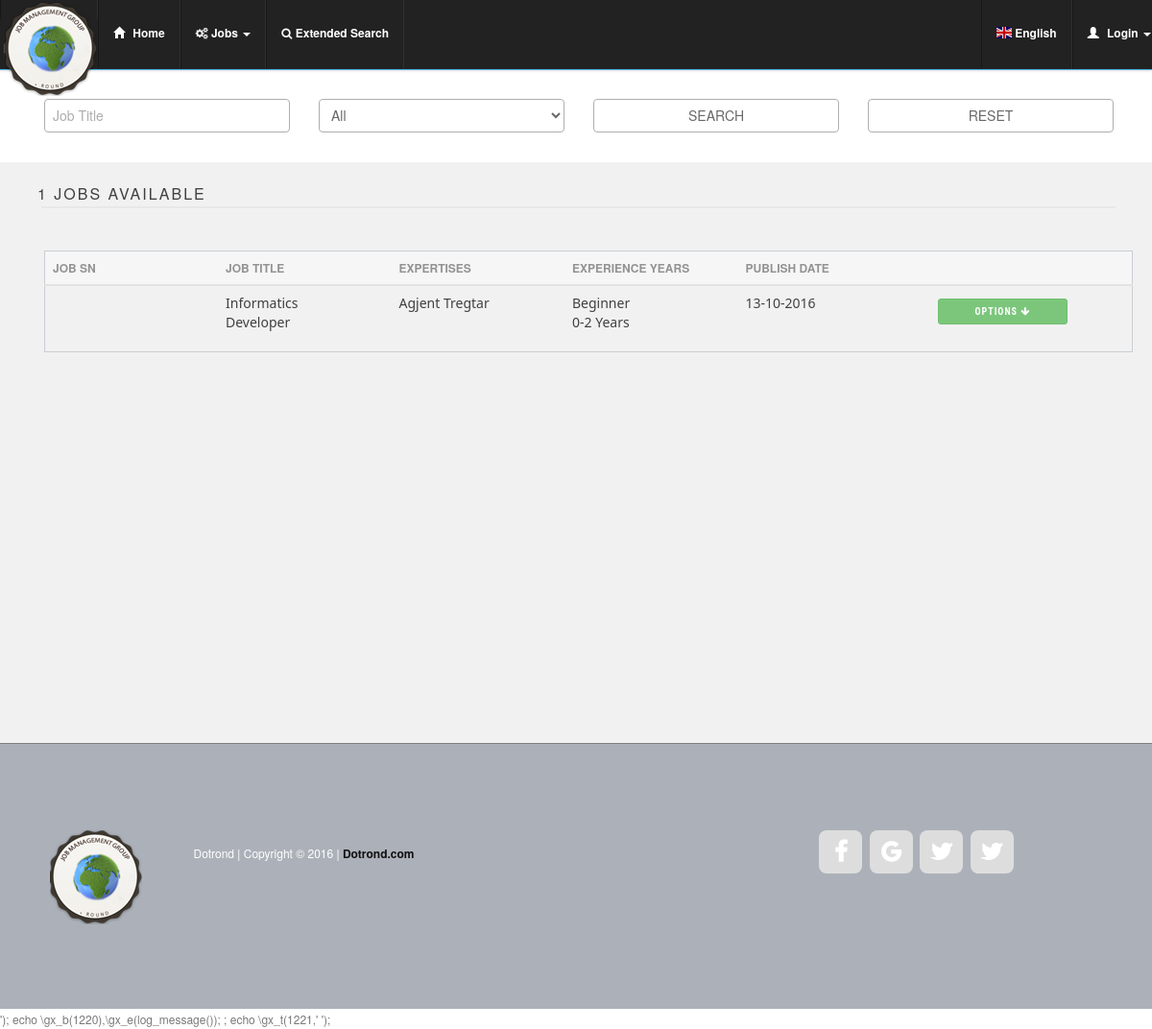
The page /lst_recent_jobs.php on the database its author committed.
### tables this page shows
CREATE TABLE IF NOT EXISTS `language_expressions` (
  `id_lang` int(11) NOT NULL AUTO_INCREMENT,
  `en_expressions` varchar(80) DEFAULT NULL,
  `de_expressions` varchar(80) DEFAULT NULL,
  `fr_expressions` varchar(80) DEFAULT NULL,
  `it_expressions` varchar(80) DEFAULT NULL,
  `rs_expressions` varchar(80) DEFAULT NULL,
  `al_expressions` varchar(80) DEFAULT NULL,
  PRIMARY KEY (`id_lang`),
  UNIQUE KEY `id_lang` (`id_lang`)
);

CREATE TABLE IF NOT EXISTS `languages` (
  `id_language` int(11) NOT NULL AUTO_INCREMENT,
  `lang_code` varchar(8) DEFAULT NULL,
  `img_code` varchar(20) DEFAULT NULL,
  `language` varchar(50) DEFAULT NULL,
  PRIMARY KEY (`id_language`),
  UNIQUE KEY `id_language` (`id_language`)
);

CREATE TABLE IF NOT EXISTS `job_offers` (
  `id_job` int(11) NOT NULL AUTO_INCREMENT,
  `job_sn` varchar(10) DEFAULT NULL,
  `job_type` int(11) DEFAULT NULL,
  `id_expertise` tinyint(8) DEFAULT NULL,
  `id_level_experience` tinyint(8) NOT NULL DEFAULT '0',
  `id_level_education` tinyint(8) DEFAULT NULL,
  `id_salary` int(11) DEFAULT NULL,
  `id_company` tinyint(8) DEFAULT NULL,
  `job_title` varchar(50) DEFAULT NULL,
  `job_description` varchar(500) DEFAULT NULL,
  `publish_date` timestamp NULL DEFAULT CURRENT_TIMESTAMP,
  `start_date` varchar(20) DEFAULT NULL,
  `closing_date` varchar(11) DEFAULT NULL,
  `active` tinyint(1) DEFAULT '1',
  PRIMARY KEY (`id_job`),
  UNIQUE KEY `id_job` (`id_job`),
  UNIQUE KEY `job_sn` (`job_sn`)
);

CREATE TABLE IF NOT EXISTS `category_expertises` (
  `id_cat_expertise` int(11) NOT NULL AUTO_INCREMENT,
  `en_expertise_category` varchar(80) DEFAULT NULL,
  `de_expertise_category` varchar(80) DEFAULT NULL,
  `fr_expertise_category` varchar(80) DEFAULT NULL,
  `it_expertise_category` varchar(80) DEFAULT NULL,
  `rs_expertise_category` varchar(80) DEFAULT NULL,
  `al_expertise_category` varchar(80) DEFAULT NULL,
  `active` tinyint(1) NOT NULL DEFAULT '1',
  PRIMARY KEY (`id_cat_expertise`)
);

CREATE TABLE IF NOT EXISTS `expertises` (
  `id_expertise` int(11) NOT NULL AUTO_INCREMENT,
  `id_category` int(11) DEFAULT NULL,
  `en_expertise_area` varchar(200) DEFAULT NULL,
  `de_expertise_area` varchar(200) DEFAULT NULL,
  `fr_expertise_area` varchar(200) DEFAULT NULL,
  `it_expertise_area` varchar(200) DEFAULT NULL,
  `rs_expertise_area` varchar(200) DEFAULT NULL,
  `al_expertise_area` varchar(200) DEFAULT NULL,
  `active` tinyint(1) NOT NULL DEFAULT '1',
  PRIMARY KEY (`id_expertise`),
  UNIQUE KEY `id_expertise` (`id_expertise`)
);

CREATE TABLE IF NOT EXISTS `levels_experience` (
  `id_level_experience` int(11) NOT NULL AUTO_INCREMENT,
  `en_level_experience` varchar(80) DEFAULT NULL,
  `de_level_experience` varchar(80) DEFAULT NULL,
  `fr_level_experience` varchar(80) DEFAULT NULL,
  `it_level_experience` varchar(80) DEFAULT NULL,
  `rs_level_experience` varchar(80) DEFAULT NULL,
  `al_level_experience` varchar(80) DEFAULT NULL,
  `years_experience` varchar(10) DEFAULT NULL,
  `active` tinyint(4) DEFAULT NULL,
  PRIMARY KEY (`id_level_experience`),
  UNIQUE KEY `id_level` (`id_level_experience`)
);

CREATE TABLE IF NOT EXISTS `social_fanpages` (
  `id_fanpage` int(11) NOT NULL AUTO_INCREMENT,
  `company_name` varchar(80) DEFAULT NULL,
  `img_icon` varchar(50) DEFAULT NULL,
  `http_direction` mediumtext,
  `active` tinyint(4) DEFAULT '1',
  PRIMARY KEY (`id_fanpage`),
  UNIQUE KEY `id_fanpage` (`id_fanpage`)
);

### lst_recent_jobs.php (the view, shortened to what the rows shown need)
<?php
$filename=basename(__FILE__, '.php');
require_once('admin/assets/include/functions.php');
require_once('admin/assets/include/variables.php');
include('admin/construct_pagination.php');
require_once('admin/assets/css_header_front.php');
?>
<body>
<?php echo include('top_menu.php');?>
<section id="headerbuttons">
      <div class="row">
        <form name="search" action="post_search_results.php" method="POST">
            <div class="col-md-3">
                <select id="id_category" name="id_category" class="form-control">
                    <option value=""><?php echo languages($_SESSION['jbms_front']['lang_code'],34); ?></option>
                </select>
            </div>
        </form>
  </div>
</section>
<section id="searchresults">
<div class="container">
  <div class="row">
  <table class="table table-inverse">
    <thead class="thead-inverse">
      <tr class="active">
        <th width="150px">
        <?php echo languages($_SESSION['jbms_front']['lang_code'],39);?>
        </th>
        <th width="150px">
        <?php echo languages($_SESSION['jbms_front']['lang_code'],10);?>
        </th>
        <th width="150px">
        <?php echo languages($_SESSION['jbms_front']['lang_code'],48);?>
        </th>
        <th width="150px">
        <?php echo languages($_SESSION['jbms_front']['lang_code'],43);?>
        </th>
        <th width="150px">
         <?php echo languages($_SESSION['jbms_front']['lang_code'],49);?>
        </th>
        <th width="150px">
        </th>
      </tr>
    </thead>
    <?php $jobs=$dbj->query('SELECT DISTINCT job_offers.id_job, job_offers.job_sn, job_offers.job_title,  job_offers.publish_date, companies.active, companies.company_name, companies.company_sn, levels_experience.id_level_experience, levels_experience.'.$_SESSION['jbms_front']['lang_code'].'_level_experience AS level_experience, levels_experience.years_experience, levels_education.id_level_education, levels_education.'.$_SESSION['jbms_front']['lang_code'].'_level_education AS level_education, job_type.'.$_SESSION['jbms_front']['lang_code'].'_description AS description, job_offers.job_description, job_offers.closing_date, salary_ranges.salary_range, expertises.'.$_SESSION['jbms_front']['lang_code'].'_expertise_area AS expertise_area, category_expertises.id_cat_expertise , category_expertises.'.$_SESSION['jbms_front']['lang_code'].'_expertise_category AS expertise_category FROM job_offers LEFT JOIN job_type ON job_offers.job_type=job_type.id_job_type LEFT JOIN companies ON job_offers.id_company=companies.id_company LEFT JOIN salary_ranges ON job_offers.id_salary=salary_ranges.id_salary LEFT JOIN users AS employer ON (companies.id_employer=employer.id_user) LEFT JOIN expertises ON job_offers.id_expertise=expertises.id_expertise LEFT JOIN category_expertises ON expertises.id_category=category_expertises.id_cat_expertise LEFT JOIN levels_experience ON job_offers.id_level_experience=levels_experience.id_level_experience LEFT JOIN levels_education ON job_offers.id_level_education=levels_education.id_level_education WHERE companies.active="1" '.$_SESSION[$filename]['search_query'].' ORDER BY job_offers.id_job DESC LIMIT '.$start.', '.$_SESSION['epp'].'');
    ?>
    <?php if($jobs->rowCount()>0){
    echo'<tbody>';
    while($row_jobs=$jobs->fetch(PDO::FETCH_ASSOC)){
    ?>
    <tr class="td-inverse">
      <td> <?php echo $row_jobs['job_sn'];?></td>
      <td><?php echo $row_jobs['expertise_category'];?><br /> <?php echo $row_jobs['expertise_area'];?></td>
      <td><?php echo $row_jobs['job_title'];?></td>
      <td><?php echo $row_jobs['level_experience'];?> <br/> <?php echo $row_jobs['years_experience'];?> <?php echo languages($_SESSION['jbms_front']['lang_code'],55);?></td>
      <td><?php echo date('d-m-Y',strtotime($row_jobs['publish_date']));?></td>
      <td>
        <div class="form-group col-md-2 text-center">
        <a class="dropdown-toggle btn btn-sm btn-success" data-toggle="dropdown" href="#"> <?php echo languages($_SESSION['jbms_front']['lang_code'],56);?><i class="fa fa-arrow-down fa-1x"></i></a>
        </div>
      </td>
    </tr>
    <?php } } ?>
  </table>
</div>
</div>
</section>
  <?php require_once('admin/footer.php');?>
<?php echo file_get_contents('admin/assets/js_bottom_front.php');?>
</body>
</html>

### top_menu.php (shortened to what the rows shown need)
   <header id="header">
        <nav id="main-nav" class="navbar navbar-default navbar-fixed-top" role="banner">
        <div class="container-custom-grid">
        <div class="collapse navbar-collapse" id="bs-example-navbar-collapse-1">
            <ul class="nav navbar-nav">
                <li class="<?php echo $_SESSION['menu_home'];?>"><a href="index.php?tabmenu=menuhome"><span class="glyphicon glyphicon-home"></span><?php echo languages($_SESSION['jbms_front']['lang_code'],4);?> </a></li>
                <li class="dropdown <?php echo $_SESSION['menu_jobs'];?>"><a href="#" class="dropdown-toggle" data-toggle="dropdown">
                    <i class="fa fa-gears fa-1x" aria-hidden="true"></i><?php echo languages($_SESSION['jbms_front']['lang_code'],5);?><b class="caret"></b></a>
                </li>
                <li class="<?php echo $_SESSION['menu_search'];?>"><a href="extended_search.php?tabmenu=menusearch"><i class="fa fa-search fa-1x" aria-hidden="true"></i><?php echo languages($_SESSION['jbms_front']['lang_code'],1);?></a></li>
                </ul>
             <?php if(!empty($_SESSION['jbms_front']['admin_level']) && $_SESSION['jbms_front']['admin_level']==3){?>
                <ul class="nav navbar-nav navbar-right">
                <?php $emails=$dbj->query('SELECT DISTINCT emails.id_to, emails.id_from, users.name, users.surname, emails.time_message, emails.object_title, emails.active_employee FROM emails LEFT JOIN users ON emails.id_from=users.id_user WHERE (emails.id_to="'.$_SESSION['jbms_front']['id_user'].'" OR emails.id_from="'.$_SESSION['jbms_front']['id_user'].'") AND ((emails.id_from !="'.$_SESSION['jbms_front']['id_user'].'") OR (emails.id_from=emails.id_to)) AND active_employee="1" GROUP BY emails.id_from ORDER BY emails.time_message DESC LIMIT 5'); ?>
                    <li class="dropdown"><a href="#" class="dropdown-toggle" data-toggle="dropdown">
                        <i class="fa fa-envelope-o fa-1x" aria-hidden="true"></i> Inbox <span class="label label-info"><?php echo $emails->rowCount();?></span>
                        <ul class="dropdown-menu messages12px">
                        <?php
                        if($emails->rowCount()>0){
                        while($row_emails=$emails->fetch(PDO::FETCH_ASSOC)){ ?>
                            <li><a href="view_messages.php?id_user=<?php echo $row_emails['id_from'];?>"><span class="label label-warning"><b><?php echo timetodate($row_emails['time_message']);?></b></span> <span class="label label-info messages12px"><b><b><?php echo $row_emails['name'].' '.$row_emails['surname'];?></b></b></span>
                            <span class="object_title"><?php echo substr($row_emails['object_title'],0,30); ?> ...</span></a></li>
                        <?php } ?>
                            <li class="divider-msg"></li>
                            <li><a href="lst_messages.php" class="text-center"><?php echo languages($_SESSION['jbms_front']['lang_code'],3);?> </a></li>
                            <?php }else{ ?>
                            <li><a  class="text-center"><?php echo languages($_SESSION['jbms_front']['lang_code'],31);?> </a></li>
                        <?php } ?>
                        </ul>
                    </li>
                    <li class="dropdown <?php echo $_SESSION['menu_profile'];?>"><a href="#" class="dropdown-toggle" data-toggle="dropdown"><span
                        class="glyphicon glyphicon-user"></span><?php echo $_SESSION['jbms_front']['name'].' '.$_SESSION['jbms_front']['surname'] ;?><?php echo verify_profile('menu');?><b class="caret"></b></a>
                        <ul class="dropdown-menu">
                            <li><a href="profile.php?tabmenu=profile"><span class="glyphicon glyphicon-user"></span><?php echo languages($_SESSION['jbms_front']['lang_code'],29);?> <?php echo verify_profile('menu');?></a></li>
                            <li><a href="account.php?tabmenu=profile"><span class="glyphicon glyphicon-cog"></span><?php echo languages($_SESSION['jbms_front']['lang_code'],30);?></a></li>
                            <li class="divider-msg"></li>
                            <li><a href="post_logout.php"><span class="glyphicon glyphicon-off"></span><?php echo languages($_SESSION['jbms_front']['lang_code'],32);?> </a></li>
                        </ul>
                    </li>
                </ul>
                <?php }else{ ?>
                           <ul class="nav navbar-nav navbar-right">
                               <li class="dropdown"><a href="#" class="dropdown-toggle" data-toggle="dropdown">
                               <span class="glyphicon glyphicon-user"></span><?php echo languages($_SESSION['jbms_front']['lang_code'],33);?><b class="caret"></b></a>
                             </li>
                           </ul>
                <?php } ?>
                         <ul class="nav navbar-nav navbar-right">
                          <li class="dropdown"><a href="#" class="dropdown-toggle" data-toggle="dropdown">
                          <?php $lang=$dbj->query('SELECT * FROM languages WHERE lang_code="'.$_SESSION['jbms_front']['lang_code'].'"');
                                $row_lang=$lang->fetch(PDO::FETCH_ASSOC);
                          ?>
                           <span class="flag-icon flag-icon-<?php echo $row_lang['lang_code'];?>"></span> <?php echo $row_lang['language'];?>
                                <?php $language=$dbj->query('SELECT * FROM languages WHERE lang_code="'.$_SESSION['jbms_front']['lang_code'].'"');
                                ?>
                                <?php $languages=$dbj->query('SELECT * FROM languages WHERE lang_code!="'.$_SESSION['jbms_front']['lang_code'].'"'); while($row_langs=$languages->fetch(PDO::FETCH_ASSOC)){ ?>
                                        <li><a href="process_lan.php?lang_code=<?php echo $row_langs['lang_code'];?>&id_language=<?php echo $row_langs['id_language'];?>">
                                            <span class="flag-icon <?php echo $row_langs['img_code'];?>"></span>
                                            <?php echo $row_langs['language'];?></a>
                                        </li>
                                <?php } ?>
                       </li>
                    </ul>
            </div>
        </div>
    </nav>
</header>

### admin/assets/include/functions.php (shortened to what the rows shown need)
<?php
include('connection.php');
function languages($lang=null, $id){
  global $dbj;
  $exp=$dbj->query('SELECT '.$lang.'_expressions AS word FROM language_expressions WHERE id_lang="'.$id.'"');
  $row_exp=$exp->fetch(PDO::FETCH_ASSOC);
  $word =  trim($row_exp['word']);
  $word_val = filter_var($word, FILTER_SANITIZE_STRING, FILTER_FLAG_STRIP_LOW|FILTER_FLAG_STRIP_HIGH);
  echo ' '.$word_val.' ';
}
?>

### admin/footer.php (shortened to what the rows shown need)
<?php $pages=$dbj->query('SELECT social_fanpages.company_name,  social_fanpages.img_icon, social_fanpages.http_direction FROM social_fanpages ORDER BY social_fanpages.http_direction');
?>
<footer class="footer" id="footer">
    <div class="container">
        <div class="row">
            <div class="col-md-6 col-sm-6">
                <ul class="social-icons">
                <?php
                    while($row_pages=$pages->fetch(PDO::FETCH_ASSOC)){
                ?>
                <li><a href="<?php echo $row_pages['http_direction'];?>" class="<?php echo  $row_pages['img_icon'];?>" target="_new"></a></li>
                <?php } ?>
                </ul>
            </div>
        </div>
    </div>
</footer>

### rows shown on the page
language_expressions: en_expressions "Home"
language_expressions: en_expressions "Jobs"
language_expressions: en_expressions "Extended Search"
language_expressions: en_expressions "Login"
languages: language "English"
language_expressions: id_category "All"
language_expressions: en_expressions "JOB SN"
language_expressions: en_expressions "JOB TITLE"
language_expressions: en_expressions "EXPERTISES"
language_expressions: en_expressions "EXPERIENCE YEARS"
language_expressions: en_expressions "PUBLISH DATE"
job_offers: category_expertises.en_expertise_category "Informatics", id_expertise.en_expertise_area "Developer", job_title "Agjent Tregtar", id_level_experience.en_level_experience "Beginner", id_level_experience.years_experience "0-2", language_expressions.en_expressions "Years OPTIONS", publish_date "13-10-2016"

### other values the page prints
$title_total_results "1 JOBS AVAILABLE"
file_get_contents('admin/assets/js_bottom_front.php') "'); echo \\gx_b(1220),\\gx_e(log_message()); ; echo \\gx_t(1221,'"
